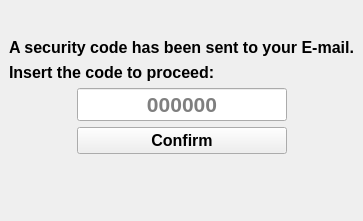
<?xml version="1.0" encoding="UTF-8"?>
<ui version="4.0">
 <class>MainWindow</class>
 <widget class="QMainWindow" name="MainWindow">
  <property name="geometry">
   <rect>
    <x>0</x>
    <y>0</y>
    <width>331</width>
    <height>221</height>
   </rect>
  </property>
  <property name="windowTitle">
   <string>MainWindow</string>
  </property>
  <widget class="QWidget" name="centralwidget">
   <layout class="QGridLayout" name="gridLayout">
    <item row="2" column="0" colspan="3">
     <widget class="QLabel" name="label_2">
      <property name="font">
       <font>
        <family>Microsoft YaHei UI</family>
        <pointsize>12</pointsize>
        <weight>75</weight>
        <bold>true</bold>
       </font>
      </property>
      <property name="text">
       <string>Insert the code to proceed:</string>
      </property>
      <property name="alignment">
       <set>Qt::AlignLeading|Qt::AlignLeft|Qt::AlignTop</set>
      </property>
     </widget>
    </item>
    <item row="4" column="0">
     <spacer name="horizontalSpacer">
      <property name="orientation">
       <enum>Qt::Horizontal</enum>
      </property>
      <property name="sizeHint" stdset="0">
       <size>
        <width>40</width>
        <height>20</height>
       </size>
      </property>
     </spacer>
    </item>
    <item row="4" column="2">
     <spacer name="horizontalSpacer_4">
      <property name="orientation">
       <enum>Qt::Horizontal</enum>
      </property>
      <property name="sizeHint" stdset="0">
       <size>
        <width>40</width>
        <height>20</height>
       </size>
      </property>
     </spacer>
    </item>
    <item row="3" column="2">
     <spacer name="horizontalSpacer_3">
      <property name="orientation">
       <enum>Qt::Horizontal</enum>
      </property>
      <property name="sizeHint" stdset="0">
       <size>
        <width>40</width>
        <height>20</height>
       </size>
      </property>
     </spacer>
    </item>
    <item row="3" column="0">
     <spacer name="horizontalSpacer_2">
      <property name="orientation">
       <enum>Qt::Horizontal</enum>
      </property>
      <property name="sizeHint" stdset="0">
       <size>
        <width>40</width>
        <height>20</height>
       </size>
      </property>
     </spacer>
    </item>
    <item row="0" column="1">
     <spacer name="verticalSpacer_2">
      <property name="orientation">
       <enum>Qt::Vertical</enum>
      </property>
      <property name="sizeHint" stdset="0">
       <size>
        <width>20</width>
        <height>40</height>
       </size>
      </property>
     </spacer>
    </item>
    <item row="1" column="0" colspan="3">
     <widget class="QLabel" name="label">
      <property name="font">
       <font>
        <family>Microsoft YaHei UI</family>
        <pointsize>12</pointsize>
        <weight>75</weight>
        <bold>true</bold>
       </font>
      </property>
      <property name="text">
       <string>A security code has been sent to your E-mail.</string>
      </property>
      <property name="alignment">
       <set>Qt::AlignBottom|Qt::AlignHCenter</set>
      </property>
     </widget>
    </item>
    <item row="4" column="1">
     <widget class="QPushButton" name="Confirm_btn">
      <property name="font">
       <font>
        <family>Microsoft YaHei UI</family>
        <pointsize>12</pointsize>
        <weight>75</weight>
        <bold>true</bold>
       </font>
      </property>
      <property name="text">
       <string>Confirm</string>
      </property>
     </widget>
    </item>
    <item row="3" column="1">
     <widget class="QLineEdit" name="Code">
      <property name="font">
       <font>
        <family>Microsoft YaHei UI</family>
        <pointsize>16</pointsize>
        <weight>75</weight>
        <bold>true</bold>
       </font>
      </property>
      <property name="inputMethodHints">
       <set>Qt::ImhDigitsOnly</set>
      </property>
      <property name="text">
       <string/>
      </property>
      <property name="alignment">
       <set>Qt::AlignCenter</set>
      </property>
      <property name="placeholderText">
       <string>000000</string>
      </property>
     </widget>
    </item>
    <item row="6" column="1">
     <spacer name="verticalSpacer">
      <property name="orientation">
       <enum>Qt::Vertical</enum>
      </property>
      <property name="sizeHint" stdset="0">
       <size>
        <width>20</width>
        <height>40</height>
       </size>
      </property>
     </spacer>
    </item>
    <item row="5" column="1">
     <widget class="QLabel" name="Response">
      <property name="font">
       <font>
        <family>Microsoft YaHei UI</family>
        <pointsize>14</pointsize>
        <weight>75</weight>
        <bold>true</bold>
       </font>
      </property>
      <property name="styleSheet">
       <string notr="true">*{color: red;}</string>
      </property>
      <property name="text">
       <string/>
      </property>
      <property name="alignment">
       <set>Qt::AlignCenter</set>
      </property>
     </widget>
    </item>
   </layout>
  </widget>
 </widget>
 <resources/>
 <connections/>
</ui>
